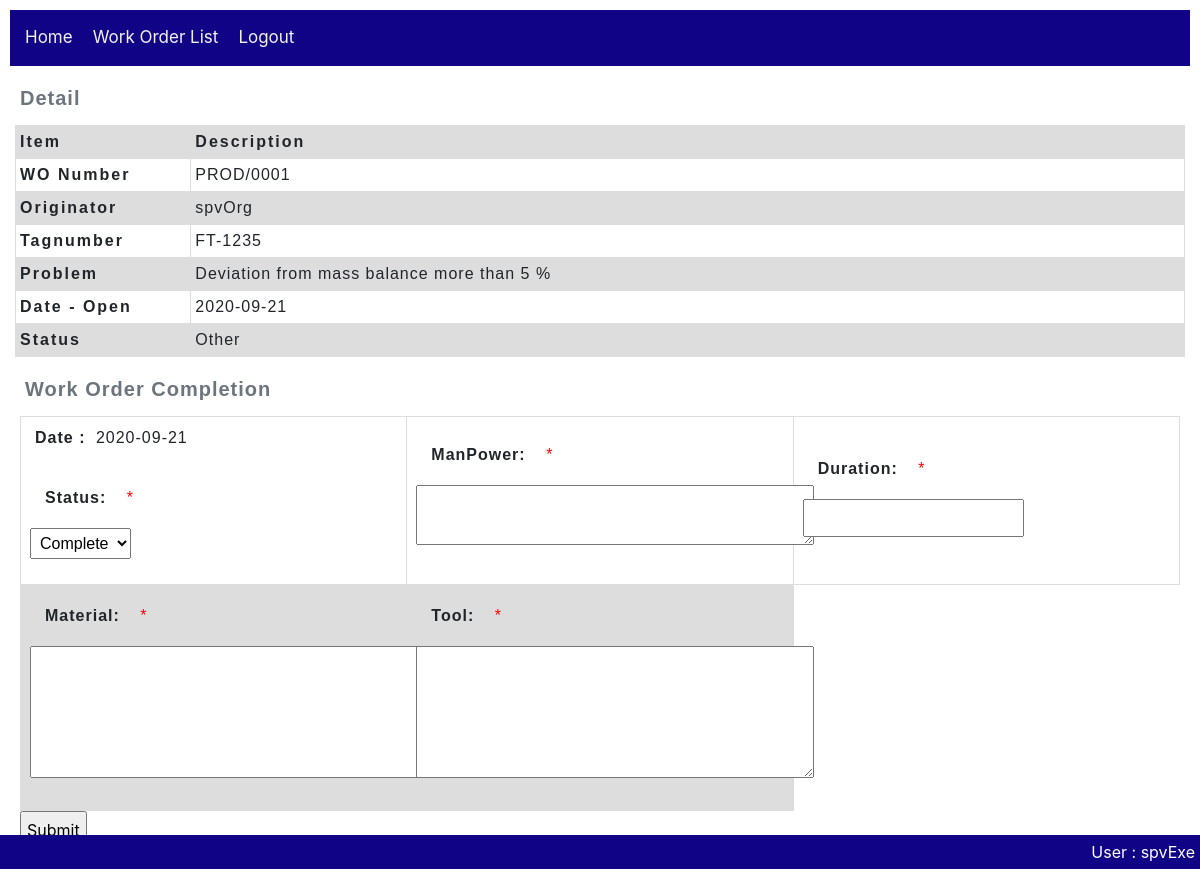
Page /workOrder/work_order/1/complete/ (signed in) on the committed database.
### workOrder/models.py (models this page shows, shortened)
class Work_order(models.Model):
    wo_number = models.CharField(max_length=20, null=True)
    tagnumber = models.CharField(max_length=50, null=True, help_text='Enter tagnumber(eg. FT-1405)')
    problem = models.TextField(max_length=1000, null=True)
    originator = models.ForeignKey(User,
        on_delete=models.SET_NULL,
        null=True)
    dest_section = models.ForeignKey(Section,
        on_delete=models.SET_NULL,
        null=True)
    date_open = models.DateField()
    date_finish = models.DateField(null=True)
    status = models.ForeignKey(Action,
        on_delete=models.SET_NULL,
        null=True)
    priority = models.ForeignKey(Wo_priority,
        on_delete=models.SET_NULL,
        null=True)
    current_user_id = models.IntegerField(null=True)
    executor_user_id = models.IntegerField(null=True)
    class Meta:
        ordering = ['originator','status','wo_number']

### workOrder/views.py (the view, shortened to what this page needs)
# urls.py: path('work_order/<int:pk>/complete/', views.WoCompletion.as_view(), name='work_order-complete'),
class WoCompletion(LoginRequiredMixin, CreateView):
    form_class = WoCompletion_form
    model = Wo_completion
    template_name = 'workOrder/WoCompletion_form.html'  # Specify your own template name/location
    def get_form_kwargs(self):
        kwargs = super(WoCompletion, self).get_form_kwargs()
        kwargs.update({'user': self.request.user})
        return kwargs
    def get_initial(self):
        initial = super(WoCompletion, self).get_initial()
        return initial
    def get_context_data(self, **kwargs):
        context = super(WoCompletion,self).get_context_data(**kwargs)
        wO_completed = Work_order.objects.get(id=self.kwargs.get("pk"))
        context['work_order'] = wO_completed
        context['date'] = datetime.date.today()
        return context

### workOrder/forms.py (shortened to what this page needs)
class WoCompletion_form(ModelForm):
   def __init__(self, *args, **kwargs):
      self.user = kwargs.pop('user') #take current user
      super(WoCompletion_form, self).__init__(*args, **kwargs)
      actDict = {}
      for action in Profile.objects.get(user=self.user).actions.all():
         actDict[action.pk] = action.name
      actlist = list(actDict.items())
      self.fields['status'].widget = Select(choices=actlist)
   class Meta:
      template_name = 'workOrder/WoCompletion_form.html'  # Specify your own template name/location
      model = Wo_completion
      fields = [
         'status',
         'activity',
         'manPower',
         'duration',
         'material',
         'tool',
         ]
      widgets = {
         'manPower': forms.Textarea(attrs={'rows':2}),
         'action': forms.Textarea(attrs={'rows':5}),
         'tool': forms.Textarea(attrs={'rows':5}),
         'material': forms.Textarea(attrs={'rows':5}),
         }

### utility/models.py (called while the page is built)
    def __str__(self):
        return self.name

### workOrder/templates/workOrder/WoCompletion_form.html (shortened to what this page needs)
{% extends "base_workOrder.html" %}
{% block content %}
  {% include 'woHeader.html' %}
  <form action="" method="post">
    <table class="WoCompletion">
      <caption>Work Order Completion</caption>
      <tbody>
        <tr>
          {% for field in form %}
            {% if field.label == 'Status' %}
              <td>
                <p><strong>Date : </strong>{{date}}</p>
                <div class="fieldWrapper form-group" aria-required={% if field.field.required %}"true"{% else %}"false"{% endif %}>
                  <div>
                    <strong>{{ field.label_tag }}</strong>
                    {% if field.field.required %}<span class="required" style="color: red;">*</span>{% endif %}
                  </div>
                  {{ field }}
                </div>
              </td>
              {% elif field.label == 'ManPower' %}
              <td>
                <div class="fieldWrapper form-group" aria-required={% if field.field.required %}"true"{% else %}"false"{% endif %}>
                  <div>
                    <strong>{{ field.label_tag }}</strong>
                    {% if field.field.required %}<span class="required" style="color: red;">*</span>{% endif %}
                  </div>
                  {{ field }}
                </div>
              </td>
              {% elif field.label == 'Duration' %}
              <td>
                <div class="fieldWrapper form-group" aria-required={% if field.field.required %}"true"{% else %}"false"{% endif %}>
                  <div>
                    <strong>{{ field.label_tag }}</strong>
                    {% if field.field.required %}<span class="required" style="color: red;">*</span>{% endif %}
                  </div>
                  {{ field }}
                </div>
              </td>
            {% endif %}
          {% endfor %}
        </tr>
        <tr>
          {% for field in form %}
            {% if field.label == 'Action' %}
              <td>
                <div class="fieldWrapper form-group" aria-required={% if field.field.required %}"true"{% else %}"false"{% endif %}>
                  <div>
                    <strong>{{ field.label_tag }}</strong>
                    {% if field.field.required %}<span class="required" style="color: red;">*</span>{% endif %}
                  </div>
                  {{ field }}
                </div>
              </td>
            {% elif field.label == 'Material' %}
            <td>
              <div class="fieldWrapper form-group" aria-required={% if field.field.required %}"true"{% else %}"false"{% endif %}>
                <div>
                  <strong>{{ field.label_tag }}</strong>
                  {% if field.field.required %}<span class="required" style="color: red;">*</span>{% endif %}
                </div>
              {{ field }}
              </div>
            </td>
            {% elif field.label == 'Tool' %}
            <td>
              <div class="fieldWrapper form-group" aria-required={% if field.field.required %}"true"{% else %}"false"{% endif %}>
                <div>
                  <strong>{{ field.label_tag }}</strong>
                  {% if field.field.required %}<span class="required" style="color: red;">*</span>{% endif %}
                </div>
              {{ field }}
              </div>
            </td>
            {% endif %}
          {% endfor %}
        </tr>
      </tbody>
    </table>
    <input type="submit" value="Submit">
  </form>
{% endblock %}

### workOrder/templates/base_workOrder.html (shortened to what this page needs)
<!DOCTYPE html>
<html lang="en">
    <head>
        <link rel="stylesheet" href="https://stackpath.bootstrapcdn.com/bootstrap/4.1.3/css/bootstrap.min.css">
        <link rel="stylesheet" href="http://code.jquery.com/ui/1.11.0/themes/smoothness/jquery-ui.css">
        {% load static %}
        <link rel="stylesheet" href="{% static 'css/styles.css' %}">
    </head>
    <body>
        <div class="topnav">
            <ul>
                <li><a href="{% url 'home-cmms' %}">Home</a></li>
                {% if user.is_authenticated %}
                    <li><a href="{% url 'workOrder:work_orders'%}">Work Order List</a></li>
                    <li><a href="{% url 'logout'%}?next={{request.path}}">Logout</a></li>
                {% else %}
                    <li><a href="{% url 'login'%}?next={{request.path}}">Login</a></li>
                {% endif %}
            </ul>
        </div>
        <div>{% block content %}{% endblock %}</div>
        <div class="footer">
            {% if user.is_authenticated %}
                User : {{ user.get_username }}
            {% endif %}
        </div>
    </body>
</html>

### workOrder/templates/woHeader.html (shortened to what this page needs)
{% block content %}
    <table class="WoHeader">
        <caption>Detail</caption>
        <thead>
            <tr>
                <th scope="col">Item</th>
                <th scope="col">Description</th>
            </tr>
        </thead>
        <tbody>
            <tr>
                <th scope="row">WO Number</th>
                <td>{{ work_order.wo_number }}</td>
            </tr>
            <tr>
                <th scope="row">Originator</th>
                <td>{{ work_order.originator }}</td>
            </tr>
            <tr>
                <th scope="row">Tagnumber</th>
                <td>{{ work_order.tagnumber }}</td>
            </tr>
            <tr>
                <th scope="row">Problem</th>
                <td>{{ work_order.problem }}</td>
            </tr>
            <tr>
                <th scope="row">Date - Open</th>
                <td>{{ work_order.date_open }}</td>
            </tr>
            <tr>
                <th scope="row">Status</th>
                <td id = "status"></td>
            </tr>
        </tbody>
    </table>
{% endblock %}

### workOrder/static/css/styles.css (style rules this page uses)
* { padding: 5px; }
.topnav { overflow: hidden; background-color: rgb(16, 3, 133); }
.topnav ul { list-style-type: none; margin: 0; padding: 0; overflow: hidden; background-color: rgb(16, 3, 133); }
.topnav ul li { float: left; color: #f2f2f2; text-align: center; padding: 5px; text-decoration: none; font-size: 17px; }
.topnav ul li a { float: left; color: #f2f2f2; text-align: center; padding: 5px; text-decoration: none; font-size: 17px; }
.footer { position: fixed; left: 0; bottom: 0; width: 100%; background-color: rgb(16, 3, 133); color: white; text-align: right; }
* { box-sizing: border-box; }
table { table-layout: fixed; width: 100%; border-collapse: collapse; }
caption { font-family: sans-serif; font-size: 20px; font-weight: bold; caption-side: top; text-align: left; letter-spacing: 1px; }
td, th { border: 1px solid #dddddd; text-align: left; padding: 4px; }
th { letter-spacing: 2px; }
td { letter-spacing: 1px; }
thead th { background-color: #dddddd; }
tr:nth-child(even) { background-color: #dddddd; }
table.WoHeader { font-family: arial, sans-serif; }
table.WoHeader thead th:nth-child(1) { width: 15%; }
table.WoCompletion { font-family: arial, sans-serif; }
table.WoCompletion tbody td { height: 100px; }

### rows in the picture
Work_order: wo_number "PROD/0001", originator "spvOrg", tagnumber "FT-1235", problem "Deviation from mass balance more than 5 %", date_open "2020-09-21"

### other values in the picture
{{ date }} "2020-09-21"
{{ field.label_tag }} "Status:"
{{ field.label_tag }} "ManPower:"
{{ field.label_tag }} "Duration:"
{{ field.label_tag }} "Material:"
{{ field.label_tag }} "Tool:"
{{ user.get_username }} "spvExe"
